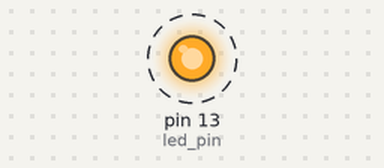
A program run on a simulated Teensy 3. On the bench: output pins drawn as LEDs (lit = HIGH). Dashed ring = blinking. No radio packets arrive unless stated; what the program prints to the serial monitor is not drawn.

Above: at 0.03 s.
Timing chart, 0 to 3.0 s (numbered marks = the images above):
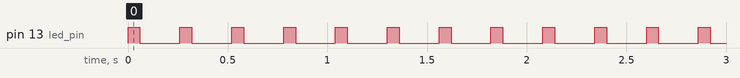

The program:

main.cpp
```cpp
#include <VirtualWire.h>

const int led_pin = 13;
const int transmit_pin = 12;
// const int transmit_en_pin = 3;

void setup()
{
  Serial.begin(9600);           // start serial for output
  // Initialise the IO and ISR
  vw_set_tx_pin(transmit_pin);
  // vw_set_ptt_pin(transmit_en_pin);
  // vw_set_ptt_inverted(true); // Required for DR3100
  vw_setup(2000);	 // Bits per sec
  pinMode(led_pin, OUTPUT);
}

byte count = 1;

void loop()
{
  char msg[5] = {117, 'h','e', 232};
  Serial.println("transmitting");
  msg[4] = count;
  digitalWrite(led_pin, HIGH); // Flash a light to show transmitting
  vw_send((uint8_t *)msg, 5);
  vw_wait_tx(); // Wait until the whole message is gone
  digitalWrite(led_pin, LOW);
  delay(200);
  count = count + 1;
}
```

Measured:
- by itself, pin 13 (led_pin): alternates HIGH for 0.06 s and LOW for 0.20 s
